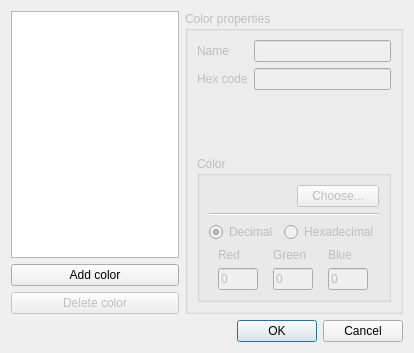
<?xml version="1.0" encoding="UTF-8"?>
<ui version="4.0">
 <class>EditColorsDialog</class>
 <widget class="QDialog" name="EditColorsDialog">
  <property name="windowModality">
   <enum>Qt::ApplicationModal</enum>
  </property>
  <property name="geometry">
   <rect>
    <x>0</x>
    <y>0</y>
    <width>414</width>
    <height>353</height>
   </rect>
  </property>
  <property name="windowTitle">
   <string>Custom colors</string>
  </property>
  <property name="modal">
   <bool>true</bool>
  </property>
  <layout class="QVBoxLayout" name="verticalLayout_4">
   <item>
    <layout class="QHBoxLayout" name="horizontalLayout_3">
     <item>
      <layout class="QVBoxLayout" name="verticalLayout_3">
       <item>
        <widget class="QListWidget" name="colorsListWidget">
         <property name="editTriggers">
          <set>QAbstractItemView::NoEditTriggers</set>
         </property>
        </widget>
       </item>
       <item>
        <widget class="QPushButton" name="addColorButton">
         <property name="text">
          <string>Add color</string>
         </property>
         <property name="shortcut">
          <string>Ctrl+Shift+=</string>
         </property>
        </widget>
       </item>
       <item>
        <widget class="QPushButton" name="deleteColorButton">
         <property name="enabled">
          <bool>false</bool>
         </property>
         <property name="text">
          <string>Delete color</string>
         </property>
         <property name="shortcut">
          <string>Ctrl+-</string>
         </property>
        </widget>
       </item>
      </layout>
     </item>
     <item>
      <widget class="QGroupBox" name="colorPropertiesGroupBox">
       <property name="enabled">
        <bool>false</bool>
       </property>
       <property name="title">
        <string>Color properties</string>
       </property>
       <layout class="QVBoxLayout" name="verticalLayout_2">
        <item>
         <layout class="QFormLayout" name="formLayout">
          <property name="fieldGrowthPolicy">
           <enum>QFormLayout::ExpandingFieldsGrow</enum>
          </property>
          <item row="0" column="0">
           <widget class="QLabel" name="label">
            <property name="text">
             <string>Name</string>
            </property>
            <property name="buddy">
             <cstring>colorNameLineEdit</cstring>
            </property>
           </widget>
          </item>
          <item row="0" column="1">
           <widget class="QLineEdit" name="colorNameLineEdit"/>
          </item>
          <item row="1" column="0">
           <widget class="QLabel" name="label_2">
            <property name="text">
             <string>Hex code</string>
            </property>
            <property name="buddy">
             <cstring>hexCodeLineEdit</cstring>
            </property>
           </widget>
          </item>
          <item row="1" column="1">
           <widget class="QLineEdit" name="hexCodeLineEdit"/>
          </item>
         </layout>
        </item>
        <item>
         <widget class="QGroupBox" name="groupBox_2">
          <property name="title">
           <string>Color</string>
          </property>
          <layout class="QVBoxLayout" name="verticalLayout">
           <item>
            <layout class="QHBoxLayout" name="horizontalLayout_2">
             <item>
              <widget class="QLabel" name="colorDisplayLabel">
               <property name="frameShape">
                <enum>QFrame::NoFrame</enum>
               </property>
               <property name="text">
                <string/>
               </property>
              </widget>
             </item>
             <item>
              <widget class="QPushButton" name="chooseColorButton">
               <property name="text">
                <string>Choose...</string>
               </property>
              </widget>
             </item>
            </layout>
           </item>
           <item>
            <widget class="Line" name="line">
             <property name="orientation">
              <enum>Qt::Horizontal</enum>
             </property>
            </widget>
           </item>
           <item>
            <layout class="QHBoxLayout" name="horizontalLayout">
             <item>
              <widget class="QRadioButton" name="decRadioButton">
               <property name="text">
                <string>Decimal</string>
               </property>
               <property name="checked">
                <bool>true</bool>
               </property>
              </widget>
             </item>
             <item>
              <widget class="QRadioButton" name="hexRadioButton">
               <property name="text">
                <string>Hexadecimal</string>
               </property>
              </widget>
             </item>
            </layout>
           </item>
           <item>
            <layout class="QGridLayout" name="gridLayout">
             <item row="0" column="0">
              <widget class="QLabel" name="label_3">
               <property name="text">
                <string>Red</string>
               </property>
               <property name="buddy">
                <cstring>redLineEdit</cstring>
               </property>
              </widget>
             </item>
             <item row="0" column="1">
              <widget class="QLabel" name="label_4">
               <property name="text">
                <string>Green</string>
               </property>
               <property name="buddy">
                <cstring>greenLineEdit</cstring>
               </property>
              </widget>
             </item>
             <item row="0" column="2">
              <widget class="QLabel" name="label_5">
               <property name="text">
                <string>Blue</string>
               </property>
               <property name="buddy">
                <cstring>blueLineEdit</cstring>
               </property>
              </widget>
             </item>
             <item row="1" column="0">
              <widget class="QLineEdit" name="redLineEdit">
               <property name="sizePolicy">
                <sizepolicy hsizetype="Fixed" vsizetype="Fixed">
                 <horstretch>0</horstretch>
                 <verstretch>0</verstretch>
                </sizepolicy>
               </property>
               <property name="minimumSize">
                <size>
                 <width>40</width>
                 <height>22</height>
                </size>
               </property>
               <property name="maximumSize">
                <size>
                 <width>40</width>
                 <height>22</height>
                </size>
               </property>
               <property name="text">
                <string>0</string>
               </property>
              </widget>
             </item>
             <item row="1" column="1">
              <widget class="QLineEdit" name="greenLineEdit">
               <property name="sizePolicy">
                <sizepolicy hsizetype="Fixed" vsizetype="Fixed">
                 <horstretch>0</horstretch>
                 <verstretch>0</verstretch>
                </sizepolicy>
               </property>
               <property name="minimumSize">
                <size>
                 <width>40</width>
                 <height>22</height>
                </size>
               </property>
               <property name="maximumSize">
                <size>
                 <width>40</width>
                 <height>22</height>
                </size>
               </property>
               <property name="text">
                <string>0</string>
               </property>
              </widget>
             </item>
             <item row="1" column="2">
              <widget class="QLineEdit" name="blueLineEdit">
               <property name="sizePolicy">
                <sizepolicy hsizetype="Fixed" vsizetype="Fixed">
                 <horstretch>0</horstretch>
                 <verstretch>0</verstretch>
                </sizepolicy>
               </property>
               <property name="minimumSize">
                <size>
                 <width>40</width>
                 <height>22</height>
                </size>
               </property>
               <property name="maximumSize">
                <size>
                 <width>40</width>
                 <height>22</height>
                </size>
               </property>
               <property name="text">
                <string>0</string>
               </property>
              </widget>
             </item>
            </layout>
           </item>
          </layout>
         </widget>
        </item>
       </layout>
      </widget>
     </item>
    </layout>
   </item>
   <item>
    <widget class="QDialogButtonBox" name="buttonBox">
     <property name="orientation">
      <enum>Qt::Horizontal</enum>
     </property>
     <property name="standardButtons">
      <set>QDialogButtonBox::Cancel|QDialogButtonBox::Ok</set>
     </property>
    </widget>
   </item>
  </layout>
  <zorder>buttonBox</zorder>
 </widget>
 <resources/>
 <connections>
  <connection>
   <sender>buttonBox</sender>
   <signal>accepted()</signal>
   <receiver>EditColorsDialog</receiver>
   <slot>accept()</slot>
   <hints>
    <hint type="sourcelabel">
     <x>224</x>
     <y>331</y>
    </hint>
    <hint type="destinationlabel">
     <x>157</x>
     <y>274</y>
    </hint>
   </hints>
  </connection>
  <connection>
   <sender>buttonBox</sender>
   <signal>rejected()</signal>
   <receiver>EditColorsDialog</receiver>
   <slot>reject()</slot>
   <hints>
    <hint type="sourcelabel">
     <x>292</x>
     <y>337</y>
    </hint>
    <hint type="destinationlabel">
     <x>286</x>
     <y>274</y>
    </hint>
   </hints>
  </connection>
 </connections>
</ui>
